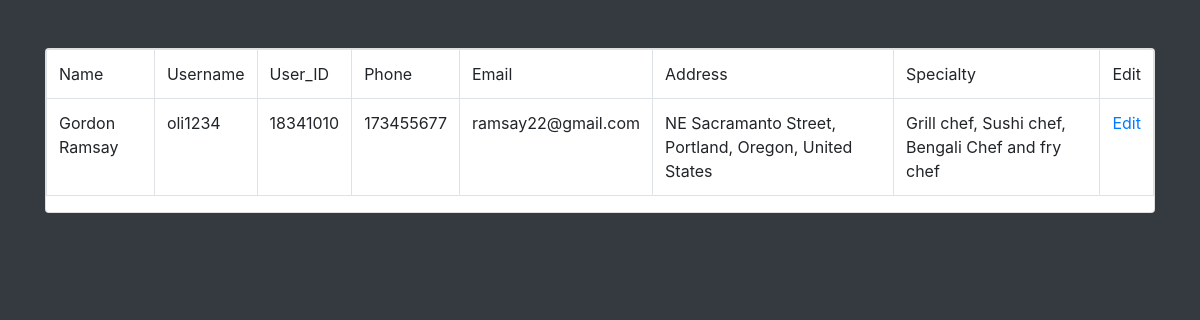
Screenshot of /myInfo.php with the database file from the repository.
### tables this page shows
CREATE TABLE `chef` (
  `Name` varchar(40) NOT NULL,
  `Username` varchar(30) NOT NULL,
  `User_ID` int(11) NOT NULL,
  `Phone` int(11) NOT NULL,
  `Email` varchar(50) NOT NULL,
  `Address` varchar(200) NOT NULL,
  `Specialty` varchar(60) NOT NULL
);

### myInfo.php (the view, shortened to what this page needs)
<?php
    require_once("connection.php");
    $query = " select * from chef ";
    $result = mysqli_query($con,$query);
?>
<!DOCTYPE html>
<html lang="en">
<head>
    <link rel="stylesheet" a href="CSS/bootstrap.css"/>
</head>
<body class="bg-dark">
        <div class="container">
            <div class="row">
                <div class="col m-auto">
                    <div class="card mt-5">
                        <table class="table table-bordered">
                            <tr>
                                <td> Name </td>
                                <td> Username </td>
								<td> User_ID </td>
                                <td> Phone </td>
                                <td> Email </td>
                                <td> Address </td>
								<td> Specialty </td>
								<td> Edit  </td>
                            </tr>
                            <?php
                                    while($row=mysqli_fetch_assoc($result))
                                    {
                                        $Name = $row['Name'];
                                        $Username = $row['Username'];
                                        $UserID = $row['User_ID'];
                                        $Phone = $row['Phone'];
	                                    $Email = $row['Email'];
		                                $Address = $row['Address'];
		                                $Specialty = $row['Specialty'];
                            ?>
                                    <tr>
                                        <td><?php echo $Name ?></td>
                                        <td><?php echo $Username ?></td>
										<td><?php echo $UserID ?></td>
                                        <td><?php echo $Phone ?></td>
										<td><?php echo $Email ?></td>
										<td><?php echo $Address ?></td>
										<td><?php echo $Specialty ?></td>
										<td><a href="edit.php?GetID=<?php echo $UserID ?>">Edit</a></td>
                                    </tr>
                            <?php
                                    }
                            ?>
                        </table>
                    </div>
                </div>
            </div>
        </div>
</body>
</html>

### rows the page displays
chef: Name "Gordon Ramsay", Username "oli1234", User_ID "18341010", Phone "173455677", Email "ramsay22@gmail.com", Address "NE Sacramanto Street, Portland, Oregon, United States", Specialty "Grill chef, Sushi chef, Bengali Chef and fry chef"
